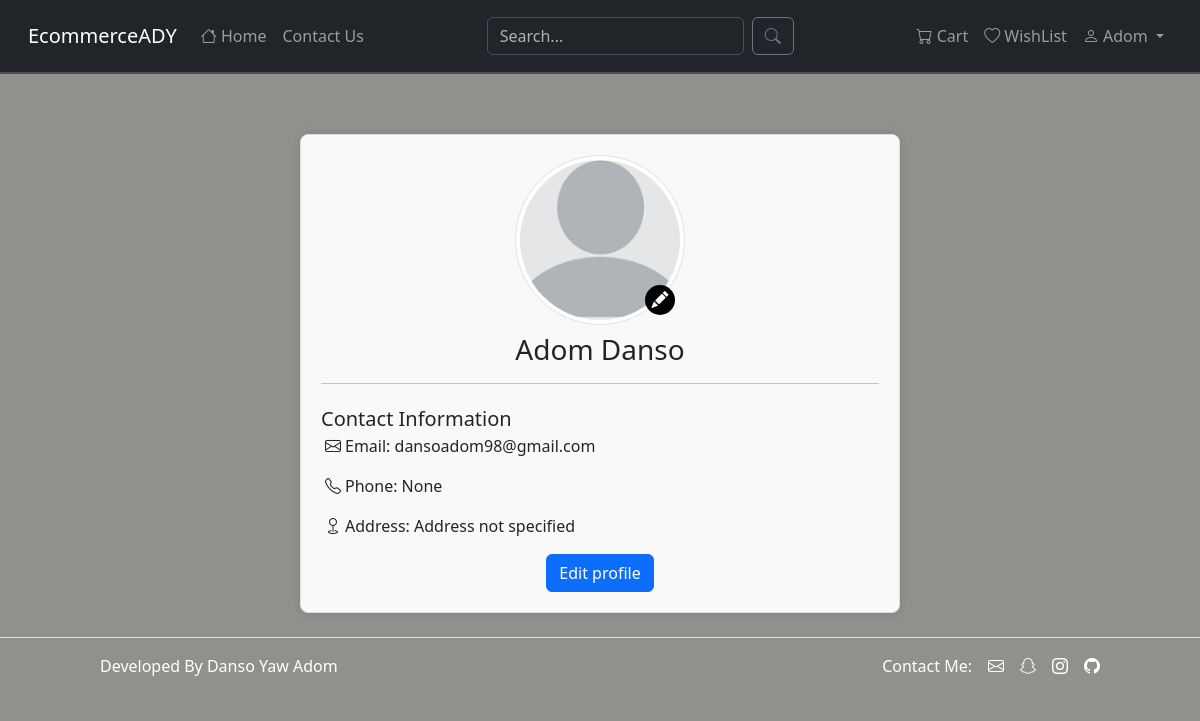
Page /profile (signed in) on the earlier database version.
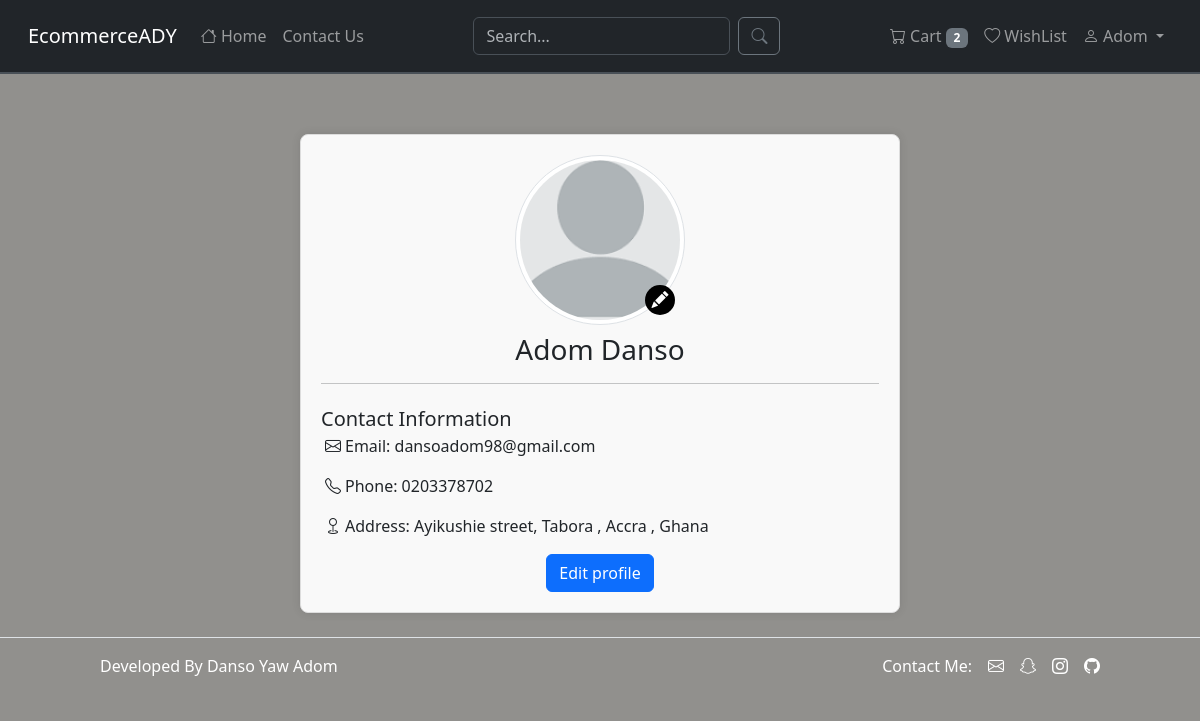
Same page on the later database version.
### ecommerce/models.py (models this page shows, shortened)
class User(db.Model, UserMixin):
	id = db.Column(db.Integer, primary_key=True)
	first_name = db.Column(db.String(120), nullable=False)
	last_name = db.Column(db.String(120), nullable=False)
	email = db.Column(db.String(50), unique=True, nullable=False)
	password = db.Column(db.String(120), nullable=False)
	timestamp = db.Column(db.DateTime, default=datetime.utcnow, nullable=False)
	cart = db.relationship('Cart', backref='user', lazy=True)
	wish_list = db.relationship('WishList', backref='user', lazy=True)
	orders = db.relationship('Orders', backref='user', lazy=True)
	role = db.Column(db.String(50), nullable=False, default='normal')
	phone = db.Column(db.String(120), nullable=True)
	address = db.Column(db.String(120), nullable=True)
	address2 = db.Column(db.String(120), nullable=True)
	city = db.Column(db.String(120), nullable=True)
	zip_code = db.Column(db.String(120), nullable=True)
	country = db.Column(db.String(120), nullable=True)

### ecommerce/views.py (the view)
@views.route('/profile')
@login_required
def profile():
    return render_template('views/profile.html')

### ecommerce/views.py (called while the page is built)
@views.app_context_processor
def base():
	cart_no = 0
	if current_user.is_authenticated:
		cart_items = db.session.execute(db.select(Cart).filter(Cart.user_id == current_user.id)).scalars()
		cart_no = len(list(cart_items))
	return dict(cart_no=cart_no)

### ecommerce/templates/views/profile.html (shortened to what this page needs)
{% extends 'views/base.html' %}
{% block content %}
<div class="container">
    <div class="profile-card mt-5">
        <div class="">
            <div class="container-fluid d-flex justify-content-around">
                <div class="profile-image-container positon-relative">
                    <img src="{{ url_for('static', filename='images/no-image.png') }}" class="img-fluid img-thumbnail profile-image" alt="Profile Picture">
                    <form method="POST">
                        <label for="fileInput" class="file-label">
                            <i class="bi bi-pencil-fill"></i>
                        </label>
                    </form>
                </div>
            </div>
            <div class="d-block text-wrap">
                <h3 class="mt-2">{{ current_user.first_name }}{% if current_user.last_name %} {{ current_user.last_name }} {% endif %} </h3>
            </div>
        </div>
        <hr>
        <div class="profile-details text-start">
            <span class="fs-5 fw-medium">Contact Information</span>
            <p><i class="bi bi-envelope mx-1"></i><span>Email: </span><span class="fw-light">{{ current_user.email }}</span></p>
            <p>
                <i class="bi bi-telephone mx-1"></i><span>Phone: </span>
                <span class="fw-light">
                    {% if current_user.phone %}
                        {{ current_user.phone }}
                    {% else %}
                        None
                    {% endif %}
                </span>
            </p>
            <p>
                <i class="bi bi-geo mx-1"></i><span>Address: </span>
                <span class="fw-light">
                    {% if current_user.address %}
                        {{ current_user.address }},
                    {% else %}
                        Address not specified
                    {% endif %}
                    {% if current_user.city %}
                        {{ current_user.city }},
                    {% endif %}
                    {% if current_user.country %}
                        {{ current_user.country }}
                    {% endif %}
                </span>
            </p>
        </div>
        <div>
            <a href="{{ url_for('views.edit_profile') }}" class="btn btn-primary">
                Edit profile
            </a>
        </div>
    </div>
</div>
{% endblock content %}

### ecommerce/templates/views/_navbar.html (shortened to what this page needs)
<div class="navbar navbar-expand-md navbar-dark bg-dark fixed-top p-3 border-bottom border-2">
  <div class="container-fluid">
    <a class="navbar-brand" href="{{ url_for('views.home') }}">EcommerceADY</a>
    <div class="collapse navbar-collapse" id="navbarSupportedContent">
      <ul class="navbar-nav me-auto mb-2 mb-lg-0">
        <li class="nav-item">
          <a class="nav-link" href="{{ url_for('views.home') }}">
            <i class="bi bi-house"></i> Home
          </a>
        </li>
        <li class="nav-item">
          <a class="nav-link" href="#">
            Contact Us
          </a>
        </li>
      </ul>
      <form class="d-flex" method="POST" action="{{ url_for('views.search') }}">
        <input class="form-control me-2" type="text" name="search" placeholder="Search..." aria-label="Search">
        <button class="btn btn-outline-secondary" type="submit">
          <i class="bi bi-search"></i>
        </button>
      </form>
      <ul class="navbar-nav ms-auto mb-2 mb-lg-0">
        {% if current_user.is_authenticated %}
        <li class="nav-item">
          <a class="nav-link" href="{{ url_for('views.cart') }}">
            <i class="bi bi-cart"></i> Cart
            {% if cart_no > 0 %}
            <span class="badge bg-secondary">{{ cart_no }}</span>
            {% endif %}
          </a>
        </li>
        <li class="nav-item">
          <a class="nav-link" href="{{ url_for('views.wishlist') }}">
            <i class="bi bi-heart"></i> WishList
          </a>
        </li>
        <li class="nav-item dropdown">
          <a class="nav-link dropdown-toggle" href="#" id="navbarDropdown" role="button" data-bs-toggle="dropdown" aria-expanded="false">
            <i class="bi bi-person"></i> {{current_user.first_name}}
          </a>
        </li>
        {% endif %}
      </ul>
    </div>
  </div>
</div>

Differences in the rows shown:
changed User "Adom": phone (not shown) → "0203378702"; address (not shown) → "Ayikushie street, Tabora"; city (not shown) → "Accra"; country (not shown) → "Ghana"
Other differences:
{{ cart_no }}: (not shown) → "2"
text no longer shown: "None Address not specified"
